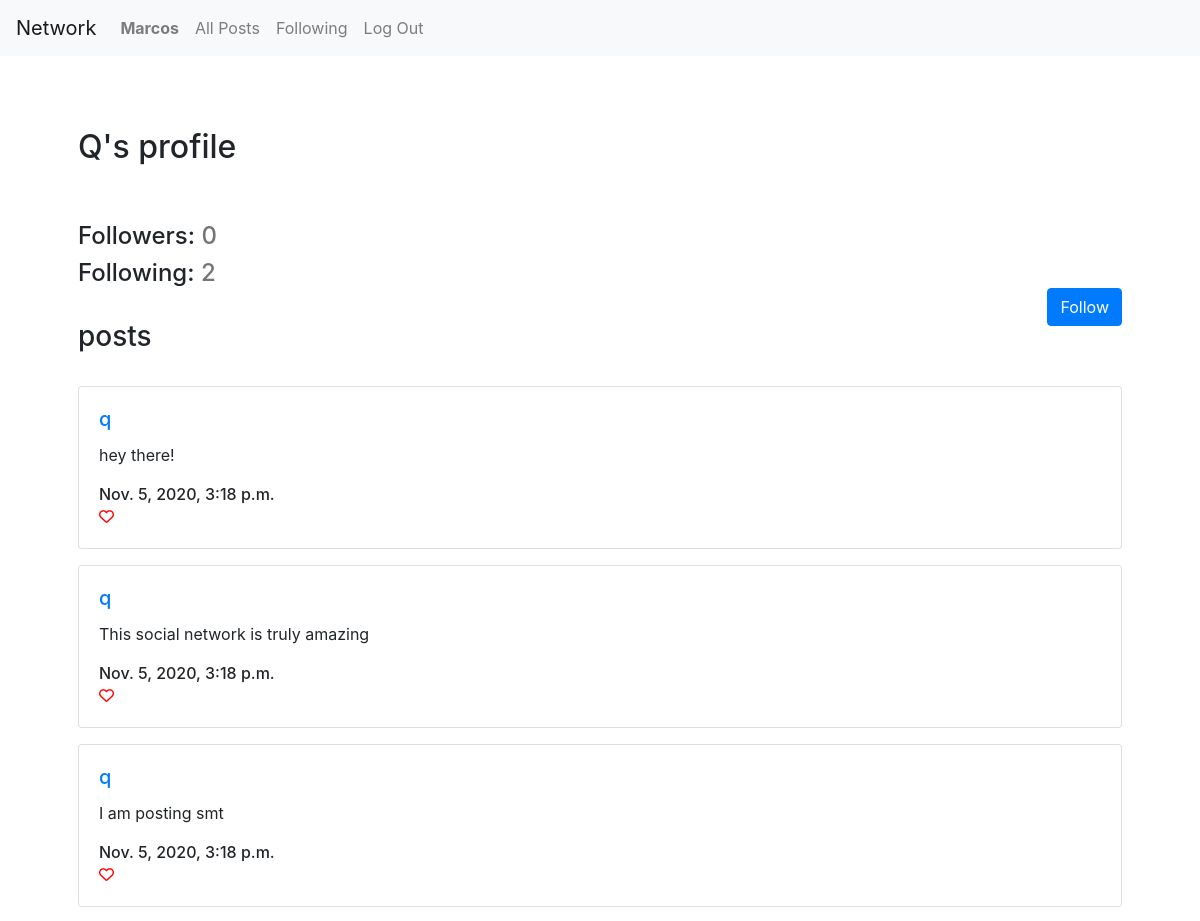
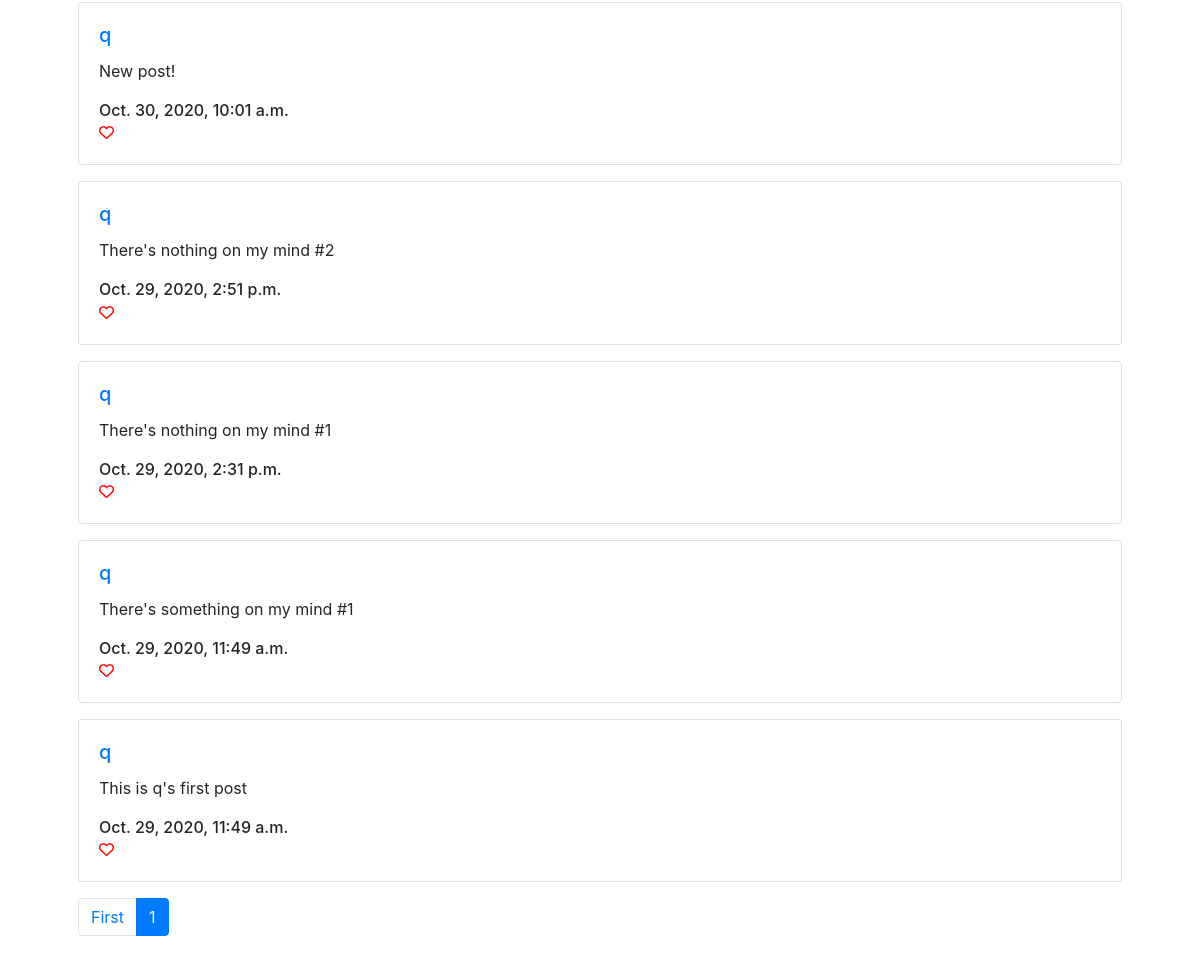
The page /user/2 (signed in) on the database its author committed (2 pictures, top to bottom).
### network/models.py (models this page shows, shortened)
class User(AbstractUser):
    def follow(self, follow_user):
        try:
            Follow_user.objects.get(user=self, follow=unfollow_user)
        except:
            Follow_user.objects.create(user=self, follow=follow_user)

class Post(models.Model):
    user = models.ForeignKey(User, on_delete=models.CASCADE, related_name='post_user')
    content = models.CharField(max_length=600)
    date_created = models.DateTimeField(default=timezone.now)

### network/views.py (the view)
# urls.py: path("user/<int:id>", views.user_profile_view, name="user_profile"),
def user_profile_view(request, id):
    data = get_profile(request, id)
    data['posts'] = paginate(request, data['posts'], 10)
    if request.method == 'POST':
        if request.POST['follow']:
            request.user.follow(data['user'])
        else:
            request.user.unfollow(data['user'])
        data = get_profile(request, id)
        data['posts'] = paginate(request, data['posts'], 10)
        return render(request, 'network/user.html', data)
    else:
        return render(request, 'network/user.html', data)

### network/logic.py (called while the page is built)
def get_profile(request, id):
    target_user = User.objects.get(pk=id)
    target_followers = target_user.followers.count()
    target_following = target_user.following.count()
    posts = Post.objects.filter(user=target_user).order_by('-date_created')
    try:
        Follow_user.objects.get(user=request.user, follow=target_user)
        following_btn = False
    except:
        following_btn = True
    return {
        'followers' : target_followers,
        'following' : target_following,
        'posts' : posts,
        'username' : target_user.username.capitalize(),
        'user_name' : request.user.username.capitalize(),
        'self_profile' : request.user == target_user,
        'following_btn' : following_btn
    }

def paginate(request, data, amount):
    paginator = Paginator(data, amount)
    page_number = request.GET.get('page')
    page_obj = paginator.get_page(page_number)
    return page_obj

### network/templates/network/user.html (shortened to what this page needs)
{% extends "network/layout.html" %}
{% load static %}
{% block body %}
<br>
<div class="container p-5">
    <div id="animate">
        <h2 id="profile_txt">{{username}}'s profile</h2><br>
    </div><br>
    <h4>Followers: <span style="color: rgb(117, 117, 117);"> {{ followers }}</span></h4>
    <h4>
        Following: <span style="color: rgb(117, 117, 117);">{{ following }}</span>
        {% if user.is_authenticated and not self_profile %}
            <form action="{% url 'user_profile' id=user.id %}" method="POST">
                {% if following_btn %}
                    <button class="btn btn-primary" id="follow_btn">Follow</button>
                {% else %}
                    <input value="" name="follow" hidden>
                    <button class="btn btn-primary" id="follow_btn">Unfollow</button>
                {% endif %}
            </form>
        {% endif %}
    </h4><br>
    <h3>posts</h3><br>
        {% for post in posts %}
        <div class="card mb-3">
            <div class="card-body">
                <h5 class="card-title">
                    <a href="{% url 'user_profile' id=post.user.id %}" id="user">{{ post.user }}</a>
                </h5>
                <div class="card-text" id="post_content">{{ post.content }}</div><br>
                <h6 class="card-subtitle">{{ post.date_created }}</h6>
                {% if user.is_authenticated %}
                <i id="post_like" data-post_id="{{ post.id }}" class="far fa-heart icon-colour-r"></i>
                {% endif %}
            </div>
        </div>
        {% endfor %}
        <nav aria-label="...">
            <ul class="pagination">
                <li class="page-item">
                    <a class="page-link" href="?page=1" tabindex="-1" aria-disabled="true">First</a>
                </li>
                <li class="page-item active" aria-current="page">
                    <a class="page-link" href="?page={{ posts.number }}">{{ posts.number }} <span class="sr-only">(current)</span></a>
                </li>
                </ul>
          </nav>
</div>
{% endblock %}

### network/templates/network/layout.html (shortened to what this page needs)
{% load static %}
<!DOCTYPE html>
<html lang="en">
    <head>
        <link rel="stylesheet" href="https://stackpath.bootstrapcdn.com/bootstrap/4.4.1/css/bootstrap.min.css">
        <link href="{% static 'network/styles.css' %}" rel="stylesheet">
    </head>
    <body>
        <nav class="navbar navbar-expand-lg navbar-light bg-light">
            <a class="navbar-brand" href="{% url 'index' %}">Network</a>
            <div>
              <ul class="navbar-nav mr-auto">
                {% if user.is_authenticated %}
                    <li class="nav-item">
                        {% if user_name %}
                            <a class="nav-link" href="{% url 'user_profile' id=user.id %}"><strong>{{ user_name }}</strong></a>
                        {% else %}
                            <a class="nav-link" href="#"><strong>{{ user.username }}</strong></a>
                        {% endif %}
                    </li>
                {% endif %}
                <li class="nav-item">
                  <a class="nav-link" href="{% url 'index' %}">All Posts</a>
                </li>
                {% if user.is_authenticated %}
                    <li class="nav-item">
                        <a class="nav-link" href="{% url 'following_posts' %}">Following</a>
                    </li>
                    <li class="nav-item">
                        <a class="nav-link" href="{% url 'logout' %}">Log Out</a>
                    </li>
                {% endif %}
              </ul>
            </div>
          </nav>
        <div class="body">
            {% block body %}
            {% endblock %}
        </div>
    </body>
</html>

### network/static/network/styles.css (style rules this page uses)
#animate { -webkit-animation-name: slide; animation-name: slide; -webkit-animation-duration: 1.2s; animation-duration: 1.2s; -webkit-animation-fill-mode: forwards; animation-fill-mode: forwards; }
#post_like { font-size: 15px; }
#profile_txt { -webkit-animation-name: grow_txt; animation-name: grow_txt; -webkit-animation-duration: 1.2s; animation-duration: 1.2s; -webkit-animation-fill-mode: forwards; animation-fill-mode: forwards; }
#follow_btn { float: right; }
.icon-colour-r { color: red; }

### rows shown on the page
User: username "Marcos"
Post: user "q", content "hey there!", date_created "Nov. 5, 2020, 3:18 p.m."
Post: user "q", content "This social network is truly amazing", date_created "Nov. 5, 2020, 3:18 p.m."
Post: user "q", content "I am posting smt", date_created "Nov. 5, 2020, 3:18 p.m."
Post: user "q", content "New post!", date_created "Oct. 30, 2020, 10:01 a.m."
Post: user "q", content "There's nothing on my mind #2", date_created "Oct. 29, 2020, 2:51 p.m."
Post: user "q", content "There's nothing on my mind #1", date_created "Oct. 29, 2020, 2:31 p.m."
Post: user "q", content "There's something on my mind #1", date_created "Oct. 29, 2020, 11:49 a.m."
Post: user "q", content "This is q's first post", date_created "Oct. 29, 2020, 11:49 a.m."

### other values the page prints
{{ username }} "Q"
{{ followers }} "0"
{{ following }} "2"
{{ posts.number }} "1"
